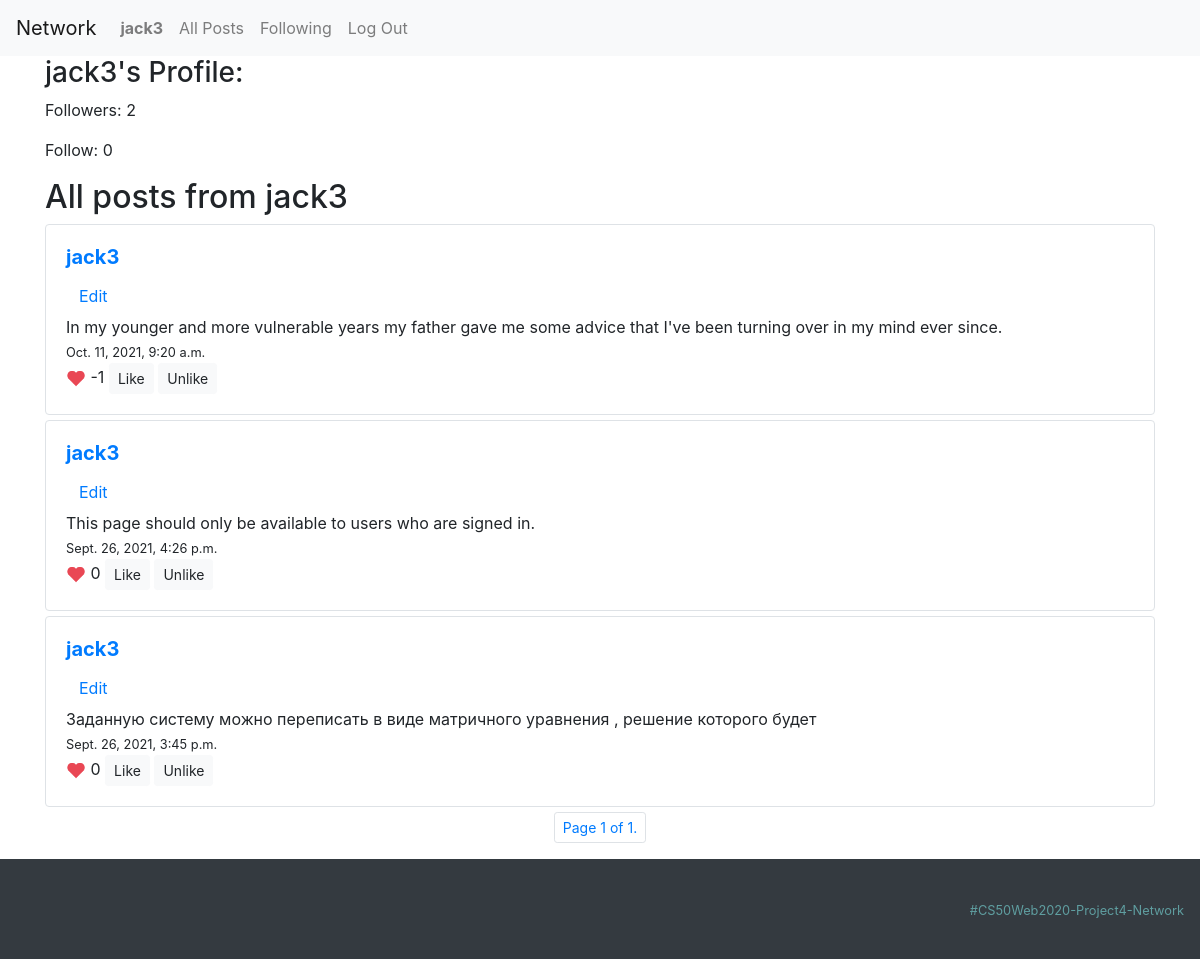
The app's page /profile/jack3 (signed in) with its own data.
### network/models.py (models this page shows, shortened)
class User(AbstractUser):
    followers = models.ManyToManyField("self", blank=True, symmetrical=False, related_name="follow")
    def __str__(self):
        return f"{self.username}"

class Post(models.Model):
    user = models.ForeignKey(User, on_delete=models.CASCADE)
    post = models.CharField(max_length=300)
    created = models.DateTimeField(auto_now_add=True, blank=True)
    likes = models.ManyToManyField(User, blank=True, related_name="likepost")
    unlikes = models.ManyToManyField(User, blank=True, related_name="unlikepost")
    def likes_counter(self):
        return self.likes.all().count() - self.unlikes.all().count()

### network/views.py (the view)
# urls.py: path("profile/<str:username>", views.user_profile, name="profile"),
@login_required(redirect_field_name='index')
def user_profile(request, username):
    user_info = User.objects.get(username = username)
    user_posts = Post.objects.filter(user_id = user_info.id).order_by("-created")
    paginator = Paginator(user_posts, 5) # Show 5 contacts per page.
    page_number = request.GET.get('page')
    posts = paginator.get_page(page_number)
    return render(request, "network/profile.html", {
        "curent_user_id": user_info.id,
        "username": username,
        "followers": user_info.followers.count(),
        "follow": user_info.follow.count(),
        "posts": posts,
        "header": "All posts from " + username
    })

### network/templates/network/profile.html (shortened to what this page needs)
{% extends "network/layout.html" %}
{% block body %}
{% if user.is_authenticated %}
{% load static %}
    <h3>{{ username }}'s Profile: </h3>
    <p id="num_followers">Followers: {{ followers }}</p>
    <p id="num_follow">Follow: {{ follow }}</p>
{% include 'network/posts.html' %}
{% endif %}
{% endblock %}

### network/templates/network/layout.html (shortened to what this page needs)
{% load static %}
<!DOCTYPE html>
<html lang="en">
    <head>
        <link rel="stylesheet" href="https://stackpath.bootstrapcdn.com/bootstrap/4.4.1/css/bootstrap.min.css">
        <link rel="stylesheet" href="{% static 'network/styles.css' %}">
    </head>
    <body>
        <nav class="navbar navbar-expand-lg navbar-light bg-light">
            <a class="navbar-brand" href="{% url 'index' %}">Network</a>
            <div>
              <ul class="navbar-nav mr-auto">
                {% if user.is_authenticated %}
                    <li class="nav-item">
                        <a class="nav-link" href="profile/{{ user.username }}"><strong>{{ user.username }}</strong></a>
                    </li>
                {% endif %}
                <li class="nav-item">
                  <a class="nav-link" href="{% url 'index' %}">All Posts</a>
                </li>
                {% if user.is_authenticated %}
                    <li class="nav-item">
                        <a class="nav-link" href="{% url 'following' %}">Following</a>
                    </li>
                    <li class="nav-item">
                        <a class="nav-link" href="{% url 'logout' %}">Log Out</a>
                    </li>
                {% endif %}
              </ul>
            </div>
          </nav>
        <div class="container">
            {% block body %}
            {% endblock %}
        </div>
        <nav class="navbar navbar-expand-lg navbar-light bg-dark">
            <div class="footer"><small style="color: cadetblue">#CS50Web2020-Project4-Network</small
            </div>
        </nav>
    </body>
</html>

### network/templates/network/posts.html
{% load static %}
<div id="posts-view" class="">
  <h2>{{header}}</h2>
  {% for post in posts %}
    <div id="{{ post.id }}" class="border rounded">
      <a href="{% url 'profile' post.user %}">
      <h5><strong>{{ post.user }}</strong></h5></a>
        {% if user.id == post.user.id %}
          <button class="btn btn-link" type="button" onClick="editPost({{post.id}})">Edit</button>
        {% endif %}
      <div id="post{{ post.id }}-text">{{ post.post }}</div>
      <span><small>{{ post.created }}</small></span><br>
      <img src="{% static 'network/img/Instagram-Like-Icon-72x72.png' %}" width="20px">
      <span id="likes-counter-{{post.id}}">{{ post.likes_counter }}</span>
      <button id="like" class="btn btn-light btn-sm" onClick="vote(this, {{user.id}}, x='like')">Like</button>
      <button id="unlike" class="btn btn-light btn-sm" onClick="vote(this, {{user.id}}, x='unlike')">Unlike</button>
    </div>
  {% endfor %}
  {% include 'network/pagination.html' %}
  </div>

### network/static/network/styles.css (style rules this page uses)
.border { padding: 20px; margin-top: 5px; margin-bottom: 5px; }
.footer { padding: 30px 0; right: 0px; top: 50%; width: 100%; height: 100%; text-align: right; }

### records on screen
User: username "jack3"
Post: user "jack3", post "In my younger and more vulnerable years my father gave me some advice that I've been turning over in my mind ever since.", created "Oct. 11, 2021, 9:20 a.m.", likes_counter "-1"
Post: user "jack3", post "This page should only be available to users who are signed in.", created "Sept. 26, 2021, 4:26 p.m.", likes_counter "0"
Post: user "jack3", post "Заданную систему можно переписать в виде матричного уравнения , решение которого будет", created "Sept. 26, 2021, 3:45 p.m.", likes_counter "0"

### other values on screen
{{ followers }} "2"
{{ follow }} "0"
{{ header }} "All posts from jack3"
{{ posts.number }} "1"
{{ posts.paginator.num_pages }} "1"
